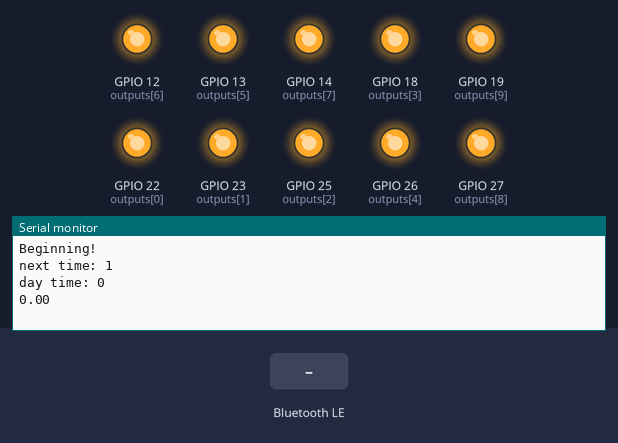
This sketch was run on a simulated ESP32. On the bench: output pins drawn as LEDs (lit = HIGH), the last lines printed to the serial monitor. The inputs (shaded band) are chosen by the test bench. Nothing arrives over Bluetooth unless stated; a phone connects over Bluetooth LE 3 s after start.

Above: at 1.2 s.
1.3 s: Bluetooth LE write "1" received
At 1.7 s:
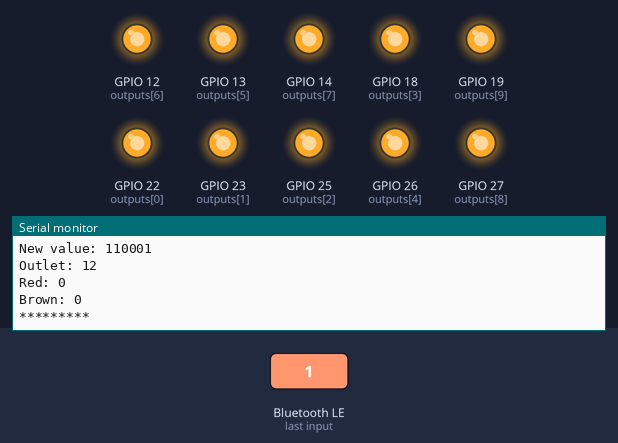
2.8 s: Bluetooth LE write "2" received
At 3.5 s:
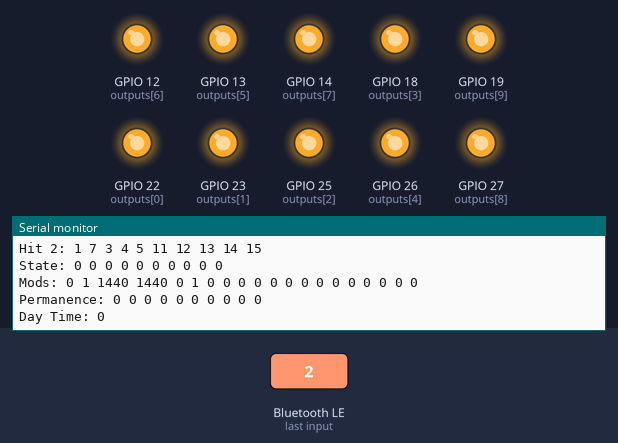

The sketch:

OutletStateWTimer_Working_V1.ino
```cpp
/*
    Based on Neil Kolban example for IDF: https://github.com/nkolban/esp32-snippets/blob/master/cpp_utils/tests/BLE%20Tests/SampleWrite.cpp
    Ported to Arduino ESP32 by Evandro Copercini
*/

#include <BLEDevice.h>
#include <BLEUtils.h>
#include <BLEServer.h>

// See the following for generating UUIDs:
// https://www.uuidgenerator.net/

#define SERVICE_UUID        "4fafc201-1fb5-459e-8fcc-c5c9c331914b"
#define CHARACTERISTIC_UUID "beb5483e-36e1-4688-b7f5-ea07361b26a8"

typedef struct virt_alarm {
  int32_t time_hit_1; //When the alarm activates a light (unit defined in onTimer)
  int32_t time_hit_2; //When the alarm deactivates a light
  uint16_t repeat_period; //How oftern the timer repeats
  bool state;
  bool permanent;
  bool permanence;
} virt_alarm;

const uint32_t TIMER_SCALAR = 40000; //Timer ticks every half a millisecond
const uint32_t SECOND = 80000000/TIMER_SCALAR; //Timer ticks in a second
const uint32_t TENTH = SECOND/100; //Timer ticks in a second
const uint32_t MIN = SECOND * 60; //Timer ticks in a second
const uint32_t TEN_MIN = 10*SECOND; //Timer ticks in 10 minutes
const uint64_t DAY = 24*60*60*SECOND; //Timer ticks in a day

hw_timer_t * timer = NULL;
volatile SemaphoreHandle_t timerSemaphore;
portMUX_TYPE timerMux = portMUX_INITIALIZER_UNLOCKED;
virt_alarm al_list[10];
uint8_t simul[10] = {11};
uint8_t extension[10] = {3};
uint16_t day_offset = 0; //Changes every time a message is sent, used to place alarms
uint32_t prev_time = 0;
uint16_t next_time = 0;
uint8_t max_index;
uint32_t mods[20] = {0};
uint32_t mod = 0;

BLEServer *pServer = NULL;
BLEService *pService = NULL;
BLECharacteristic *pCharacteristic = NULL;
BLEAdvertising *pAdvertising = NULL;
uint32_t message;

const int outputs[10] = {22,23, 25, 18, 26, 13, 12, 14, 27, 19};
//const int outputs[10] = {23, 22, 14, 32, 15, 33, 27, 12, 13, 21};
void IRAM_ATTR onTimer(){
  // Increment the counter and set the time of ISR
  portENTER_CRITICAL_ISR(&timerMux);
  if (simul[0] != 255) {
    for (int i = 0; i < sizeof(outputs)/sizeof(outputs[0]); i++){
      if (extension[i] == 1) {
        (al_list[i].time_hit_1 += al_list[i].repeat_period);
        if (al_list[i].time_hit_1 >= 1440) {
          mods[2*i]++;
          al_list[i].time_hit_1 %= 1440;
        }
      }
      else if (extension[i] == 2) {
        (al_list[i].time_hit_2 += al_list[i].repeat_period);
        if (al_list[i].time_hit_2 >= 1440) {
          mods[2*i + 1]++;
          al_list[i].time_hit_2 %= 1440;
        }
      }
    }
    mod = mods[0];
    for (int i = 0; i < 20; i++){
      mod = min(mods[i], mod);
    }
    for (int i = 0; i < max_index; i++){
      al_list[simul[i]].state = !al_list[simul[i]].state;
    }
    for (int i = 0; i < sizeof(outputs)/sizeof(outputs[0]); i++){
      if (al_list[i].permanence){
        digitalWrite(outputs[i], al_list[i].permanent);
      }
      else{
        digitalWrite(outputs[i], al_list[i].state);
      }
    }
  }
  Serial.print("Outlets: ");
  for (int i = 0; i < sizeof(outputs)/sizeof(outputs[0]); i++){
    Serial.print(digitalRead(outputs[i]));
  }
  Serial.println();
  Serial.print("Hit 1: ");
  for (int i = 0; i < sizeof(outputs)/sizeof(outputs[0]); i++){
    Serial.print(al_list[i].time_hit_1);
    Serial.print(" ");
  }
  Serial.println();
  Serial.print("Hit 2: ");
  for (int i = 0; i < sizeof(outputs)/sizeof(outputs[0]); i++){
    Serial.print(al_list[i].time_hit_2);
    Serial.print(" ");
  }
  Serial.println();
  Serial.print("State: ");
  for (int i = 0; i < sizeof(outputs)/sizeof(outputs[0]); i++){
    Serial.print(al_list[i].state);
    Serial.print(" ");
  }
  Serial.println();
  Serial.print("Mods: ");
  for (int i = 0; i < 20; i++){
    Serial.print(mods[i]);
    Serial.print(" ");
  }
  Serial.println();
  Serial.print("Permanence: ");
  for (int i = 0; i < 10; i++){
    Serial.print(al_list[i].permanence);
    Serial.print(" ");
  }
  Serial.println();
  Serial.print("Day Time: ");
  Serial.print(day_time());
  Serial.println();
  max_index = find_closest_timer() + 1;
  portEXIT_CRITICAL_ISR(&timerMux);
  timerAlarmWrite(timer, ((mod * 1440) + next_time - day_offset) * MIN, false);
  timerAlarmEnable(timer);
}

class MyCallbacks: public BLECharacteristicCallbacks {
    void onWrite(BLECharacteristic *pCharacteristic) {
      std::string value = pCharacteristic->getValue();

      if (value.length() > 0) {
        Serial.println("*********");
        Serial.print("New value: ");
        message = 0;
        for (int i = 0; i < value.length(); i++) {
          message <<= 8;
          message |= value[i];
        }

        uint16_t blue_part = (message >> 2) & 0xFF; //Usually outlet in binary
        uint16_t red_part = (message >> 10) & 0x7FF;
        uint16_t brown_part = (message >> 21) & 0x7FF;

        Serial.println(message, BIN);
        Serial.print("Outlet: ");
        Serial.println(blue_part);
        Serial.print("Red: ");
        Serial.println(red_part);
        Serial.print("Brown: ");
        Serial.println(brown_part);
        Serial.println("*********");

        if ((message & 3) == 0) {
          if (blue_part == 0){
            Serial.println("Start Message Sent!");
            full_reset();
            day_offset = red_part;
            timerAlarmDisable(timer);
            timerRestart(timer);
            timerStop(timer);
          }
          if (blue_part == 1){
            full_recombobulate();
            max_index = find_closest_timer() + 1;
            timerRestart(timer);
            timerAlarmWrite(timer, (next_time - day_offset) * MIN, false);
            timerAlarmEnable(timer);
          }
        } else if ((message & 3) == 1) {
          al_list[blue_part].time_hit_1 = 0;
          al_list[blue_part].time_hit_2 = red_part;
          al_list[blue_part].repeat_period = red_part * 2;
        } else if ((message & 3) == 2) {
          full_reset();
          day_offset = day_time();
          timerAlarmDisable(timer);
          timerRestart(timer);
          timerStop(timer);
          al_list[blue_part].time_hit_1 = red_part;
          al_list[blue_part].time_hit_2 = (red_part + brown_part) % 1440;
          al_list[blue_part].repeat_period = 1440;
          full_recombobulate();
          max_index = find_closest_timer() + 1;
          timerRestart(timer);
          timerAlarmWrite(timer, (next_time - day_offset) * MIN, false);
          timerAlarmEnable(timer);
          Serial.print("Outlets: ");
          for (int i = 0; i < sizeof(outputs)/sizeof(outputs[0]); i++){
            Serial.print(digitalRead(outputs[i]));
          }
          Serial.println();
          Serial.print("Hit 1: ");
          for (int i = 0; i < sizeof(outputs)/sizeof(outputs[0]); i++){
            Serial.print(al_list[i].time_hit_1);
            Serial.print(" ");
          }
          Serial.println();
          Serial.print("Hit 2: ");
          for (int i = 0; i < sizeof(outputs)/sizeof(outputs[0]); i++){
            Serial.print(al_list[i].time_hit_2);
            Serial.print(" ");
          }
          Serial.println();
          Serial.print("State: ");
          for (int i = 0; i < sizeof(outputs)/sizeof(outputs[0]); i++){
            Serial.print(al_list[i].state);
            Serial.print(" ");
          }
          Serial.println();
          Serial.print("Mods: ");
          for (int i = 0; i < 20; i++){
            Serial.print(mods[i]);
            Serial.print(" ");
          }
          Serial.println();
          Serial.print("Permanence: ");
          for (int i = 0; i < 10; i++){
            Serial.print(al_list[i].permanence);
            Serial.print(" ");
          }
          Serial.println();
          Serial.print("Day Time: ");
          Serial.print(day_time());
          Serial.println();
        } else if ((message & 3) == 3) {
          al_list[blue_part].permanent = brown_part;
          al_list[blue_part].permanence = red_part;
          if (al_list[blue_part].permanence) {
            digitalWrite(outputs[blue_part], al_list[blue_part].permanent);
          }
          Serial.print("Permanence: ");
          Serial.println(al_list[blue_part].permanence);
        }
      }
    }
};

uint32_t day_time() {
  uint32_t d_time = ((timerReadMicros(timer) / 1000) * 2 / MIN) + day_offset;
  return d_time;
}

void reset_extension() {
  for (int i = 0; i < sizeof(outputs)/sizeof(outputs[0]); i++) {
    extension[i] = 0;
  }
}

uint8_t find_closest_timer() {
  uint16_t running_min = 1500; //Minutes in a day is 1440
  uint8_t index = 0;
  uint8_t max_index = 0;
  uint8_t alarm_index = 11;
  simul[0] = 255;

  for (int i = 0; i < sizeof(outputs)/sizeof(outputs[0]); i++) {
    if (day_time() < al_list[i].time_hit_1 + 1440 * mods[2*i]) {
      if ((al_list[i].time_hit_1 + 1440 * mods[2*i] - day_time()) < running_min) {
        index = 0;
        max_index = 0;
        reset_extension();
        alarm_index = i;
        next_time = al_list[i].time_hit_1;
        simul[index] = i;
        extension[i] = 1;
        running_min = al_list[i].time_hit_1 + 1440 * mods[2*i] - day_time();
      }
      else if ((al_list[i].time_hit_1 + 1440 * mods[2*i] - day_time()) == running_min) {
        index++;
        simul[index] = i;
        extension[i] = 1;
      }
    }
    if (day_time() < al_list[i].time_hit_2 + 1440 * mods[2*i + 1]) {
      if ((al_list[i].time_hit_2 + 1440 * mods[2*i + 1] - day_time()) < running_min) {
        index = 0;
        max_index = 0;
        reset_extension();
        alarm_index = i;
        next_time = al_list[i].time_hit_2;
        simul[index] = i;
        extension[i] = 2;
        running_min = al_list[i].time_hit_2 + 1440 * mods[2*i + 1] - day_time();
      }
      else if ((al_list[i].time_hit_2 + 1440 * mods[2*i + 1] - day_time()) == running_min) {
        index++;
        simul[index] = i;
        extension[i] = 2;
      }
    }
    max_index = max(max_index, index);
  }
  return max_index;
}

void full_reset() {
  reset_extension();
  for (int i = 0; i < sizeof(outputs)/sizeof(outputs[0]); i++){
    al_list[i].state = 0;
    digitalWrite(i, LOW);
  }
  for (int i = 0; i < 20; i++) {
    mods[i] = 0;
  }
  mod = 0;
}

void full_recombobulate(){
  for (int i = 0; i < sizeof(outputs)/sizeof(outputs[0]); i++) {
    if (al_list[i].time_hit_2 < al_list[i].time_hit_1) {
      mods[2*i+1]++;
    }
    if (day_offset - al_list[i].time_hit_1 >= 0){
      if(((day_offset - al_list[i].time_hit_1) % al_list[i].repeat_period) < ((1440 + al_list[i].time_hit_2 - al_list[i].time_hit_1) % 1440) % al_list[i].repeat_period) {
        al_list[i].state = true;
        digitalWrite(outputs[i], al_list[i].state);
      }
    }
    if ((day_offset - al_list[i].time_hit_1) >= 0) {
      al_list[i].time_hit_1 = (((day_offset - al_list[i].time_hit_1) / al_list[i].repeat_period + 1) * al_list[i].repeat_period + al_list[i].time_hit_1);
      if (al_list[i].time_hit_1 >= 1440) {
        mods[2*i]++;
      }
      al_list[i].time_hit_1 %= 1440;
    }
    if (al_list[i].time_hit_2 + 1440 * mods[2*i+1] <= al_list[i].time_hit_1 + 1440 * mods[2*i]) {
      if (al_list[i].state) {
        while (al_list[i].time_hit_2 + al_list[i].repeat_period < al_list[i].time_hit_1 + 1440 * mods[2*i]) {
          al_list[i].time_hit_2 += al_list[i].repeat_period;
        }
      } else {
        while (al_list[i].time_hit_2 < al_list[i].time_hit_1 + 1440 * mods[2*i]) {
          al_list[i].time_hit_2 += al_list[i].repeat_period;
        }
      }
      mods[2*i+1] = al_list[i].time_hit_2 / 1440;
      al_list[i].time_hit_2 %= 1440;
    }
  }
  mod = mods[0];
  for (int i = 0; i < 20; i++){
    mod = min(mods[i], mod);
  }
}

void setup() {
  Serial.begin(115200);
  Serial.println("Beginning!");

  for (int i = 0; i < sizeof(outputs)/sizeof(outputs[0]); i++){
    pinMode(outputs[i], OUTPUT);
    digitalWrite(outputs[i], HIGH);
  }

  timerSemaphore = xSemaphoreCreateBinary();

  timer = timerBegin(0, TIMER_SCALAR, true);

  timerAttachInterrupt(timer, &onTimer, true);

  al_list[0] = virt_alarm{(int32_t)0, (int32_t)1, (int32_t)5, false, false, false};
  al_list[1] = virt_alarm{(int32_t)0, (int32_t)2, (int32_t)5, false, false, false};
  al_list[2] = virt_alarm{(int32_t)0, (int32_t)3, (int32_t)5, false, false, false};
  al_list[3] = virt_alarm{(int32_t)3, (int32_t)4, (int32_t)5, false, false, false};
  al_list[4] = virt_alarm{(int32_t)4, (int32_t)5, (int32_t)5, false, false, false};
  al_list[5] = virt_alarm{(int32_t)10, (int32_t)11, (int32_t)10, false, false, false};
  al_list[6] = virt_alarm{(int32_t)11, (int32_t)12, (int32_t)10, false, false, false};
  al_list[7] = virt_alarm{(int32_t)12, (int32_t)13, (int32_t)10, false, false, false};
  al_list[8] = virt_alarm{(int32_t)13, (int32_t)14, (int32_t)10, false, false, false};
  al_list[9] = virt_alarm{(int32_t)14, (int32_t)15, (int32_t)10, false, false, false};

  day_offset = 0;
  full_recombobulate();

  max_index = find_closest_timer() + 1;

  Serial.print("next time: ");
  Serial.println(next_time);

  Serial.print("day time: ");
  Serial.println(day_time() % 1440);

  timerAlarmWrite(timer, ((mod * 1440) + next_time - day_offset) * MIN, false);

  // Start an alarm
  timerAlarmEnable(timer);
  Serial.println(timerReadSeconds(timer));

  BLEDevice::init("AutoAquaponicsOutleBox");
  pServer = BLEDevice::createServer();

  pService = pServer->createService(SERVICE_UUID);

  pCharacteristic = pService->createCharacteristic(
                               CHARACTERISTIC_UUID,
                               BLECharacteristic::PROPERTY_READ |
                               BLECharacteristic::PROPERTY_WRITE
                             );

  pCharacteristic->setCallbacks(new MyCallbacks());

  pCharacteristic->setValue("Hello WOrld");
  pService->start();

  pAdvertising = pServer->getAdvertising();
  pAdvertising->start();

}

void loop() {
  /*delay(15000);
  Serial.println("Restarting!");
  Serial.println(prev_time);
  full_reset();
  timerAlarmDisable(timer);
  timerRestart(timer);
  timerStop(timer);
  delay(2000);
  al_list[0] = virt_alarm{(int32_t)0, (int32_t)100, (int32_t)1000, false, false, false};
  al_list[1] = virt_alarm{(int32_t)0, (int32_t)200, (int32_t)1000, false, false, false};
  al_list[2] = virt_alarm{(int32_t)0, (int32_t)300, (int32_t)1000, false, false, false};
  al_list[3] = virt_alarm{(int32_t)300, (int32_t)400, (int32_t)1000, false, false, false};
  al_list[4] = virt_alarm{(int32_t)400, (int32_t)500, (int32_t)1000, false, false, false};
  al_list[5] = virt_alarm{(int32_t)1000, (int32_t)1100, (int32_t)500, false, false, false};
  al_list[6] = virt_alarm{(int32_t)1100, (int32_t)1200, (int32_t)500, false, false, false};
  al_list[7] = virt_alarm{(int32_t)1200, (int32_t)1300, (int32_t)500, false, false, false};
  al_list[8] = virt_alarm{(int32_t)1300, (int32_t)1400, (int32_t)500, false, false, false};
  al_list[9] = virt_alarm{(int32_t)1400, (int32_t)60, (int32_t)500, false, false, false};
  full_recombobulate();
  max_index = find_closest_timer() + 1;
  Serial.println();
  Serial.print("day time: ");
  Serial.println(day_time() % 1440);
  timerRestart(timer);
  timerAlarmWrite(timer, (next_time - day_offset) * TENTH, false);
  timerAlarmEnable(timer);
  timerStart(timer);
  Serial.print("Next time: ");
  Serial.print(mod * 1440);
  Serial.print('+');
  Serial.println(next_time);
  Serial.println(timerReadSeconds(timer));*/
}
```

Measured:
- after the input at 1.3 s, the serial monitor: prints a new line at once (image 1)
- after the input at 2.8 s, the serial monitor: prints a new line at once (image 2)
